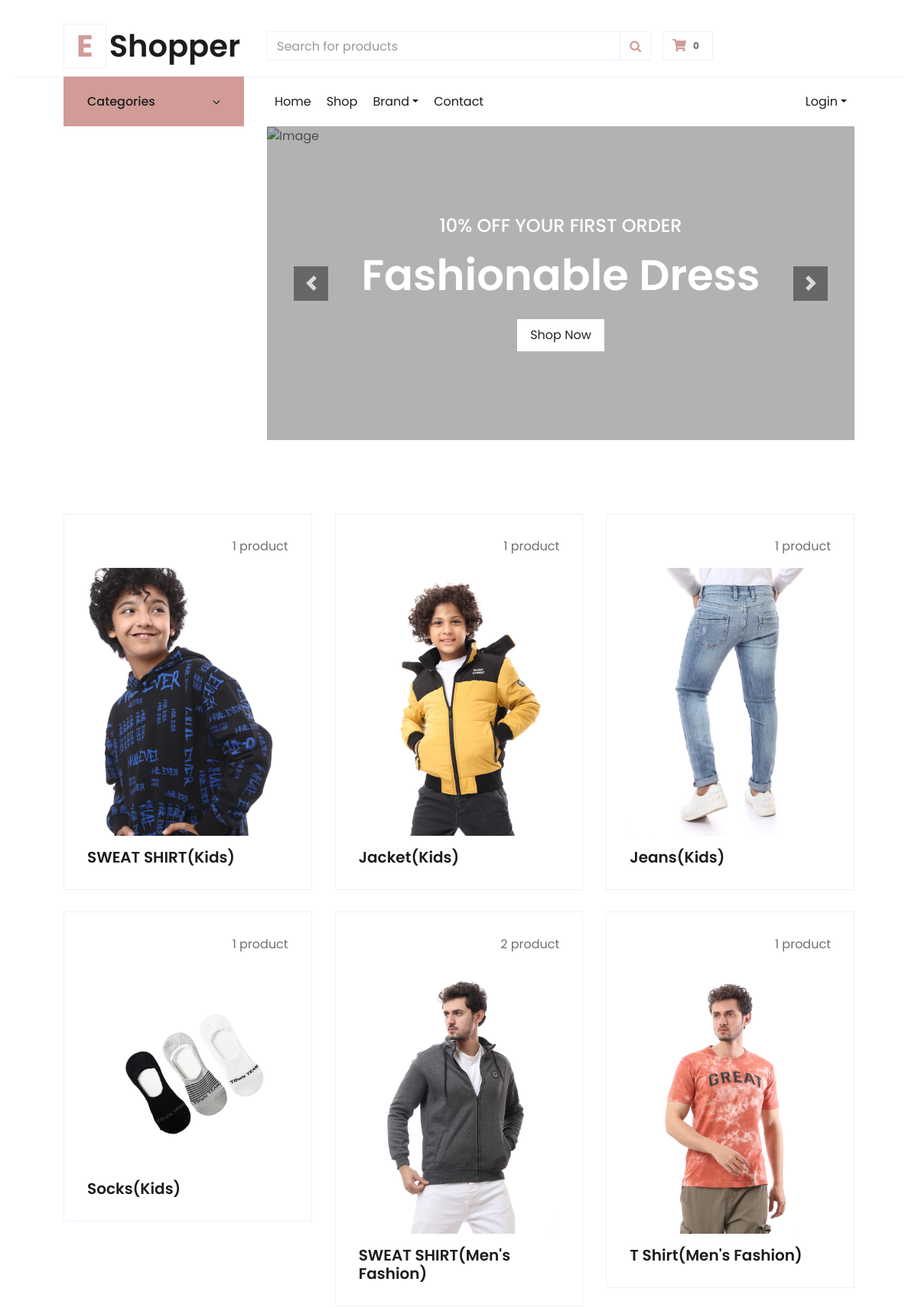
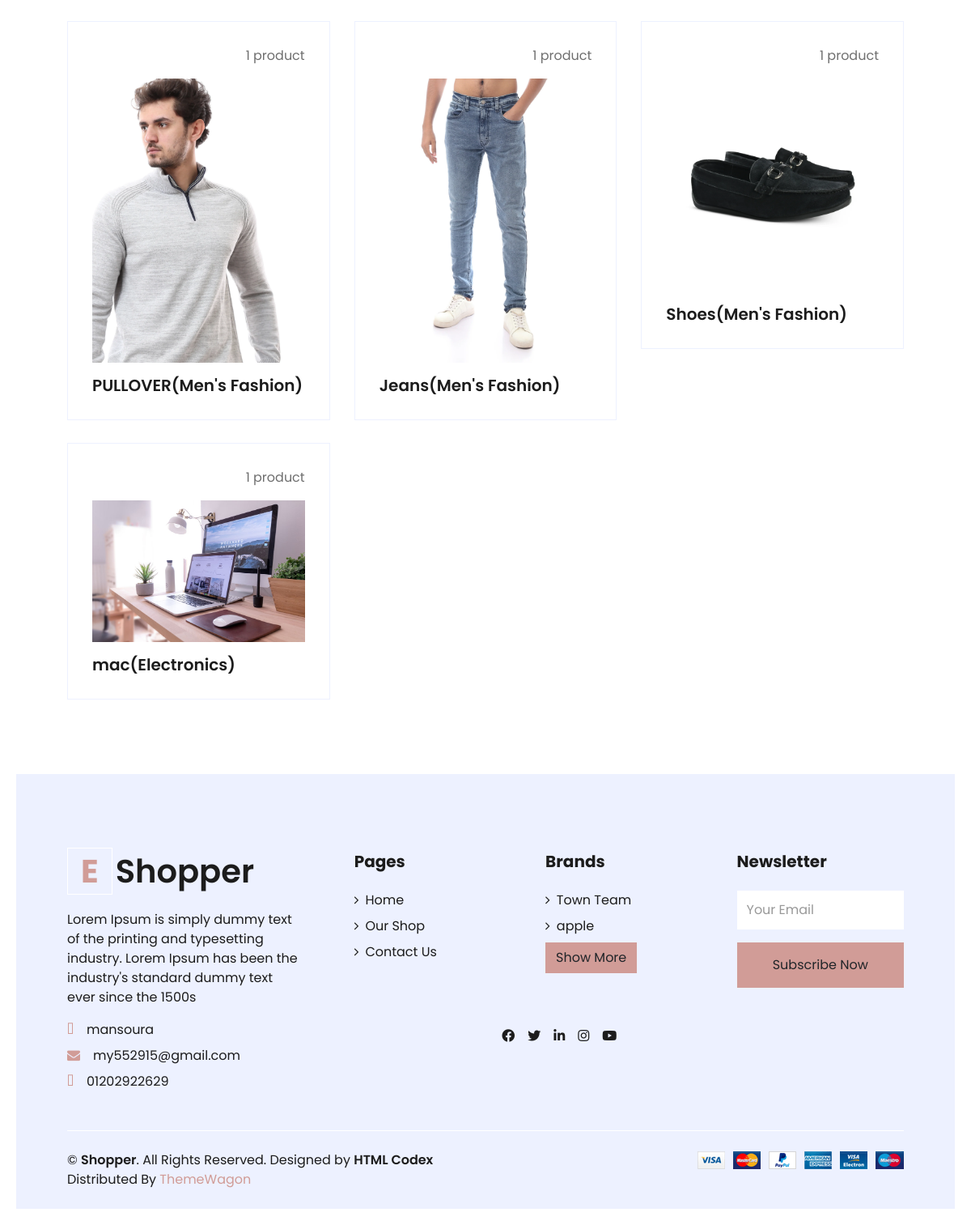
The page /category on the database its author committed (2 pictures, top to bottom).
### settings/models.py (models this page shows, shortened)
class Info(models.Model):
    site_name = models.CharField( max_length=50)
    description = models.TextField(max_length=1000)
    phone = models.CharField( max_length=30 , null=True, blank=True)
    email = models.EmailField( max_length=254 , null=True, blank=True)
    address = models.CharField( max_length=50 , null=True, blank=True)
    image = models.ImageField(upload_to='settings/', null=True, blank=True )
    fb_link = models.URLField( max_length=200)
    twitter_link = models.URLField( max_length=200)
    instagram_link = models.URLField( max_length=200)

class Brand(models.Model):
    BRDName = models.CharField(max_length=40)
    image = models.ImageField(upload_to='product/',blank=True, null=True)
    BRDDesc = models.TextField(blank=True, null=True)
    class Meta:
        verbose_name = _("Brand")
        verbose_name_plural = _("Brands")
    def __str__(self):
        return self.BRDName

### product/models.py (models this page shows, shortened)
class Subcategory(models.Model):
    category = models.ForeignKey(ProductCategory, on_delete=models.CASCADE)
    name = models.CharField(max_length=100)
    image = models.ImageField(upload_to='subcategoryimages/',blank=True)
    def __str__(self):
        return self.name

class ProductCategory(models.Model):
    name = models.CharField(max_length=60)

### settings/views.py (the view)
# urls.py: path('category', CategoryList.as_view() ,name = 'category_list'),
class CategoryList(ListView):
    model = ProductCategory

### accounts/favourite_context.py (called while the page is built, shortened)
def counter(request):
    product_count = 0
    return dict(product_count=product_count)

### carts/cart_context.py (called while the page is built)
def counter(request):
    cart_count = 0
    if 'admin' in request.path:
        return{}
    else :
        try :
            cart = Cart.objects.filter(cart_id=_cart_id(request))
            if request.user.is_authenticated:
                cart_items= CartItem.objects.all().filter(user=request.user)
            else:
                cart_items = CartItem.objects.all().filter(cart=cart[:1])
            for cart_item in cart_items:
                cart_count+=cart_item.quantity
        except Cart.DoesNotExist:
            cart_count=0
    return dict(cart_count=cart_count)

### carts/views.py (called while the page is built)
def _cart_id(request):
    cart = request.session.session_key
    if not cart:
        cart = request.session.create()
    return cart

### settings/templates/product/productcategory_list.html
{% extends 'base.html' %}
{% load static %}
{% block body %}
<div class="container-fluid pt-5">
    <div class="row px-xl-5 pb-3">
        {% for category in categories_footer  %}
        {% for subcategory in subcategories %}
        {% if subcategory.category == category %}
        <div class="col-lg-4 col-md-6 pb-1">
            <div class="cat-item d-flex flex-column border mb-4" style="padding: 30px;">
                <p class="text-right">{{subcategory.product_count}}&nbsp;product</p>
                <a href="{% url 'product:product_by_category' subcategory.id %}" class="cat-img position-relative overflow-hidden mb-3">
                    <img class="img-fluid" src="{{subcategory.image.url}}" alt="">
                </a>
                <h5 class="font-weight-semi-bold m-0">{{subcategory}}({{category.name}})</h5>
            </div>
        </div>
        {% endif %}
        {% endfor %}
        {% endfor %}
    </div>
</div>
{% endblock body %}

### templates/base.html (shortened to what this page needs)
{% load static %}
<!DOCTYPE html>
<html lang="en">
<head>
    <link href="https://cdnjs.cloudflare.com/ajax/libs/font-awesome/5.10.0/css/all.min.css" rel="stylesheet">
    <link rel="stylesheet" href="https://cdnjs.cloudflare.com/ajax/libs/font-awesome/4.7.0/css/font-awesome.min.css">
    <link href="{% static 'lib4/owlcarousel/assets/owl.carousel.min.css'%}" rel="stylesheet">
    <link href="{% static 'css4/style.css'%}" rel="stylesheet">
    <link href="{% static 'css4/review.css'%}" rel="stylesheet">
    <link href="{% static 'css4/custom.css'%}" rel="stylesheet">
</head>
<body>
    <div class="container-fluid">
        <div class="row align-items-center py-3 px-xl-5">
            <div class="col-lg-3 d-none d-lg-block">
                <a href="/" class="text-decoration-none">
                    <h1 class="m-0 display-5 font-weight-semi-bold"><span
                            class="text-primary font-weight-bold border px-3 mr-1">E</span>{{myfooter.site_name}}</h1>
                </a>
            </div>
            <div class="col-lg-6 col-6 text-left">
                <form action="{% url 'product:search' %}" method="GET">
                    <div class="input-group">
                        <input type="text" name="q" class="form-control" placeholder="Search for products">
                        <div class="input-group-append">
                            <span class="input-group-text bg-transparent text-primary">
                                <i class="fa fa-search"></i>
                            </span>
                        </div>
                    </div>
                </form>
            </div>
                <a href="{% url 'carts:cart'%}" class="btn border">
                    <i class="fas fa-shopping-cart text-primary"></i>
                    <span class="badge">{{cart_count}}</span>
                </a>
            </div>
        </div>
        <div class="container-fluid mb-5">
            <div class="row border-top px-xl-5">
                <div class="col-lg-3 d-none d-lg-block">
                    <a class="btn shadow-none d-flex align-items-center justify-content-between bg-primary text-white w-100"
                        data-toggle="collapse" href="#navbar-vertical"
                        style="height: 65px; margin-top: -1px; padding: 0 30px;">
                        <h6 class="m-0">Categories</h6>
                        <i class="fa fa-angle-down text-dark"></i>
                    </a>
                </div>
                <div class="col-lg-9">
                    <nav class="navbar navbar-expand-lg bg-light navbar-light py-3 py-lg-0 px-0">
                        <div class="collapse navbar-collapse justify-content-between" id="navbarCollapse">
                            <div class="navbar-nav mr-auto py-0">
                                <a href="/" class="nav-item nav-link ">Home</a>
                                <a href="{% url 'product:product_list'%}" class="nav-item nav-link">Shop</a>
                                <div class="nav-item dropdown">
                                    <a href="#" class="nav-link dropdown-toggle " data-toggle="dropdown">Brand</a>
                                </div>
                                <a href="{% url 'settings:contact'%}" class="nav-item nav-link">Contact</a>
                            </div>
                            <div class="navbar-nav ml-auto py-0">
                                {% if request.user.is_authenticated %}
                                <div class="nav-item dropdown">
                                    <a href="#" class="nav-link " data-toggle="dropdown"><img src="{% static 'img4/account.png'%}"> {{profile.user.username}}</img></i></a>
                                    <div class="dropdown-menu rounded-0 m-0">
                                        <a href="{% url 'accounts:profile' %}" class="dropdown-item" > Profile</a>
                                        <a href="{% url 'accounts:user_favourites' %}"
                                            class="dropdown-item">Favourit</a>
                                        <a href="{% url 'accounts:orders' %}" class="dropdown-item">Orders</a>
                                        <a href="{% url 'password_change' %}" class="dropdown-item">Change Password</a>
                                        <a href="{% url 'accounts:forgotPassword' %}" class="dropdown-item">Rest
                                            Password</a>
                                        <a href="{% url 'logout' %}" class="dropdown-item">Logout</a>
                                    </div>
                                </div>
                                {% else %}
                                <div class="nav-item dropdown">
                                    <a href="#" class="nav-link dropdown-toggle" data-toggle="dropdown">Login</a>
                                </div>
                                {% endif %}
                            </div>
                        </div>
                    </nav>
                    <div id="header-carousel" class="carousel slide" data-ride="carousel">
                        <div class="carousel-inner">
                            <div class="carousel-item active" style="height: 410px;">
                                <img class="img-fluid" src="{% static 'img4/carousel-1.jpg'%}" alt="Image">
                                <div
                                    class="carousel-caption d-flex flex-column align-items-center justify-content-center">
                                    <div class="p-3" style="max-width: 700px;">
                                        <h4 class="text-light text-uppercase font-weight-medium mb-3">10% Off Your First
                                            Order</h4>
                                        <h3 class="display-4 text-white font-weight-semi-bold mb-4">Fashionable Dress
                                        </h3>
                                        <a href="{%url 'product:product_list'%}" class="btn btn-light py-2 px-3">Shop
                                            Now</a>
                                    </div>
                                </div>
                            </div>
                        </div>
                        <a class="carousel-control-prev" href="#header-carousel" data-slide="prev">
                            <div class="btn btn-dark" style="width: 45px; height: 45px;">
                                <span class="carousel-control-prev-icon mb-n2"></span>
                            </div>
                        </a>
                        <a class="carousel-control-next" href="#header-carousel" data-slide="next">
                            <div class="btn btn-dark" style="width: 45px; height: 45px;">
                                <span class="carousel-control-next-icon mb-n2"></span>
                            </div>
                        </a>
                    </div>
                </div>
            </div>
        </div>
        {% block body %}
        {% endblock body %}
        <div class="container-fluid bg-secondary text-dark mt-5 pt-5">
            <div class="row px-xl-5 pt-5">
                <div class="col-lg-4 col-md-12 mb-5 pr-3 pr-xl-5">
                    <a href="/" class="text-decoration-none">
                        <h1 class="mb-4 display-5 font-weight-semi-bold"><span
                                class="text-primary font-weight-bold border border-white px-3 mr-1">E</span>{{myfooter.site_name}}
                        </h1>
                    </a>
                    <p>{{myfooter.description}}</p>
                    <p class="mb-2"><i class="fa fa-map-marker-alt text-primary mr-3"></i>{{myfooter.address}}</p>
                    <p class="mb-2"><i class="fa fa-envelope text-primary mr-3"></i>{{myfooter.email}}</p>
                    <p class="mb-0"><i class="fa fa-phone-alt text-primary mr-3"></i>{{myfooter.phone}}</p>
                </div>
                <div class="col-lg-8 col-md-12">
                    <div class="row">
                        <div class="col-md-4 mb-5">
                            <h5 class="font-weight-bold text-dark mb-4">Pages</h5>
                            <div class="d-flex flex-column justify-content-start">
                                <a class="text-dark mb-2" href="/"><i class="fa fa-angle-right mr-2"></i>Home</a>
                            <a class="text-dark mb-2" href="{% url 'product:product_list' %}"><i class="fa fa-angle-right mr-2"></i>Our Shop</a>
                            <a class="text-dark" href="{% url 'settings:contact'%}"><i class="fa fa-angle-right mr-2"></i>Contact Us</a>
                            </div>
                        </div>
                        <div class="col-md-4 mb-5">
                            <h5 class="font-weight-bold text-dark mb-4">Brands</h5>
                            <div class="d-flex flex-column justify-content-start">
                                {% for brand in brands_footer  %}
                                <a class="text-dark mb-2" href="{%url 'product:product_by_brand' brand%}"><i
                                        class="fa fa-angle-right mr-2"></i>{{brand}}</a>
                                {% endfor %}
                                <a href="{% url 'settings:brand_list'  %}"><button type="button"
                                        class="btn btn-primary">Show
                                        More</button></a>
                            </div>
                        </div>
                        <div id="main_form_div" class="col-md-4 mb-5">
                            <h5 class="font-weight-bold text-dark mb-4">Newsletter</h5>
                            <form id="newsletters_form" action="{% url 'home:newsletter2' %}" method="POST">
                                <div class="form-group">
                                    <input type="email" name="emailinput" class="form-control border-0 py-4"
                                        placeholder="Your Email" required="required" />
                                </div>
                                <div>
                                    <button class="btn btn-primary btn-block border-0 py-3" type="submit">Subscribe
                                        Now</button>
                                </div>
                            </form>
                        </div>
                        <div class="col-lg-6 text-center text-lg-right">
                            <div class="d-inline-flex align-items-center">
                                <a class="text-dark px-2" href="{{myfooter.fb_link}}">
                                    <i class="fab fa-facebook-f"></i>
                                </a>
                                <a class="text-dark px-2" href="{{myfooter.twitter_link}}">
                                    <i class="fab fa-twitter"></i>
                                </a>
                                <a class="text-dark px-2" href="">
                                    <i class="fab fa-linkedin-in"></i>
                                </a>
                                <a class="text-dark px-2" href="">
                                    <i class="fab fa-instagram"></i>
                                </a>
                                <a class="text-dark pl-2" href="">
                                    <i class="fab fa-youtube"></i>
                                </a>
                            </div>
                        </div>
                    </div>
                </div>
            </div>
            <div class="row border-top border-light mx-xl-5 py-4">
                <div class="col-md-6 px-xl-0">
                    <p class="mb-md-0 text-center text-md-left text-dark">
                        &copy; <a class="text-dark font-weight-semi-bold" href="#">{{myfooter.site_name}}</a>. All
                        Rights
                        Reserved.
                        Designed
                        by
                        <a class="text-dark font-weight-semi-bold" href="https://htmlcodex.com">HTML Codex</a><br>
                        Distributed By <a href="https://themewagon.com" target="_blank">ThemeWagon</a>
                    </p>
                </div>
                <div class="col-md-6 px-xl-0 text-center text-md-right">
                    <img class="img-fluid" src="{% static 'img4/payments.png' %}" alt="">
                </div>
            </div>
        </div>
</body>
</html>

### templates/base.html (style rules this page uses)
body { font-family: Arial, sans-serif; background-color: #f4f4f4; margin: 0; padding: 20px; }
h1 { color: #333; }

### rows shown on the page
Info: site_name "Shopper", description "Lorem Ipsum is simply dummy text of the printing and typesetting industry. Lorem Ipsum has been the industry's standard dummy text ever since the 1500s", address "mansoura", email "my552915@gmail.com", phone "01202922629"
ProductCategory: name "Kids"
Subcategory: product_count "1", image (picture), name "SWEAT SHIRT"
Subcategory: product_count "1", image (picture), name "Jacket"
Subcategory: product_count "1", image (picture), name "Jeans"
Subcategory: product_count "1", image (picture), name "Socks"
ProductCategory: name "Men's Fashion"
Subcategory: product_count "2", image (picture), name "SWEAT SHIRT"
Subcategory: product_count "1", image (picture), name "T Shirt"
Subcategory: product_count "1", image (picture), name "PULLOVER"
Subcategory: product_count "1", image (picture), name "Jeans"
Subcategory: product_count "1", image (picture), name "Shoes"
ProductCategory: name "Electronics"
Subcategory: product_count "1", image (picture), name "mac"
Brand: BRDName "Town Team"
Brand: BRDName "apple"

### other values the page prints
{{ cart_count }} "0"
